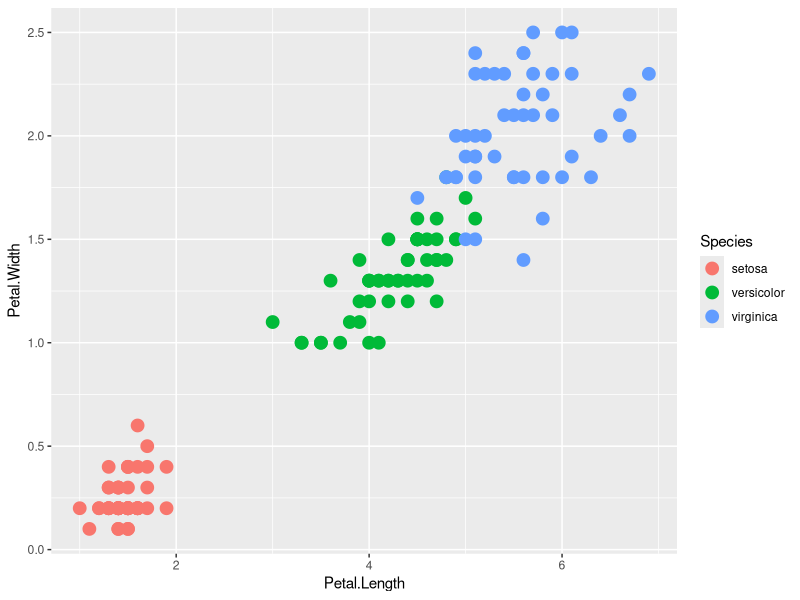
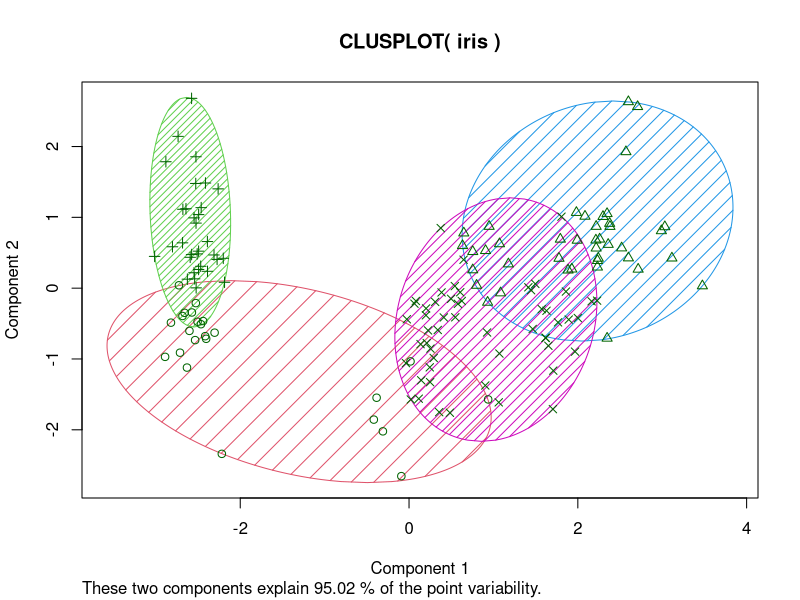
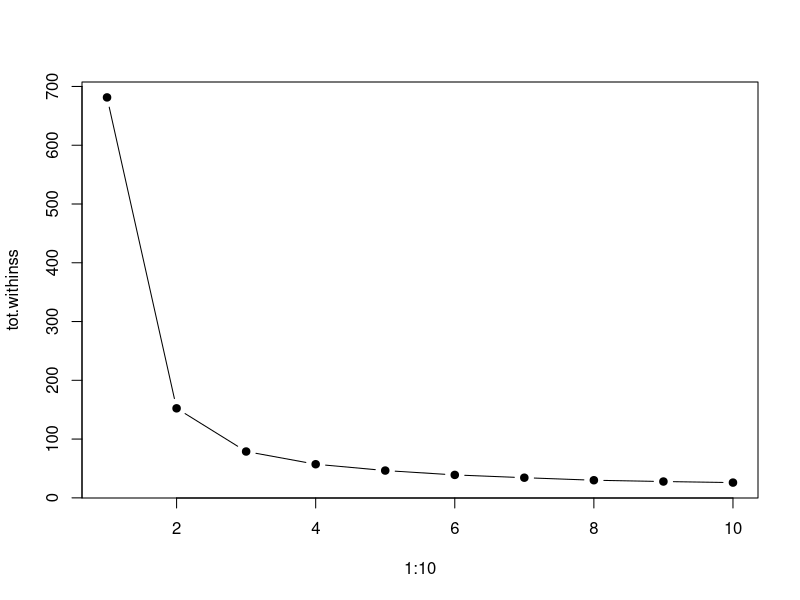

Write R code to recreate these figures, in order.
library(ggplot2)
library(cluster)
df <- iris
head(iris)

#scatterplot
ggplot(df, aes(Petal.Length, Petal.Width)) + geom_point(aes(col=Species), size=4)

set.seed(25)
irisCluster <- kmeans(df[,1:2], center=4, nstart=20)
irisCluster
clusplot(iris, irisCluster$cluster, color=T, shade=T, labels=0, lines=0)

#WSS Method
#to find best K for the cluster (2 & 3 are the elbow points, test both of em and decide, best if not overlapping)

tot.withinss <- vector(mode="character", length=10)
for (i in 1:10){
  irisCluster <- kmeans(df[,1:4], center=i, nstart=20)
  tot.withinss[i] <- irisCluster$tot.withinss
}


plot(1:10, tot.withinss, type="b", pch=19)

